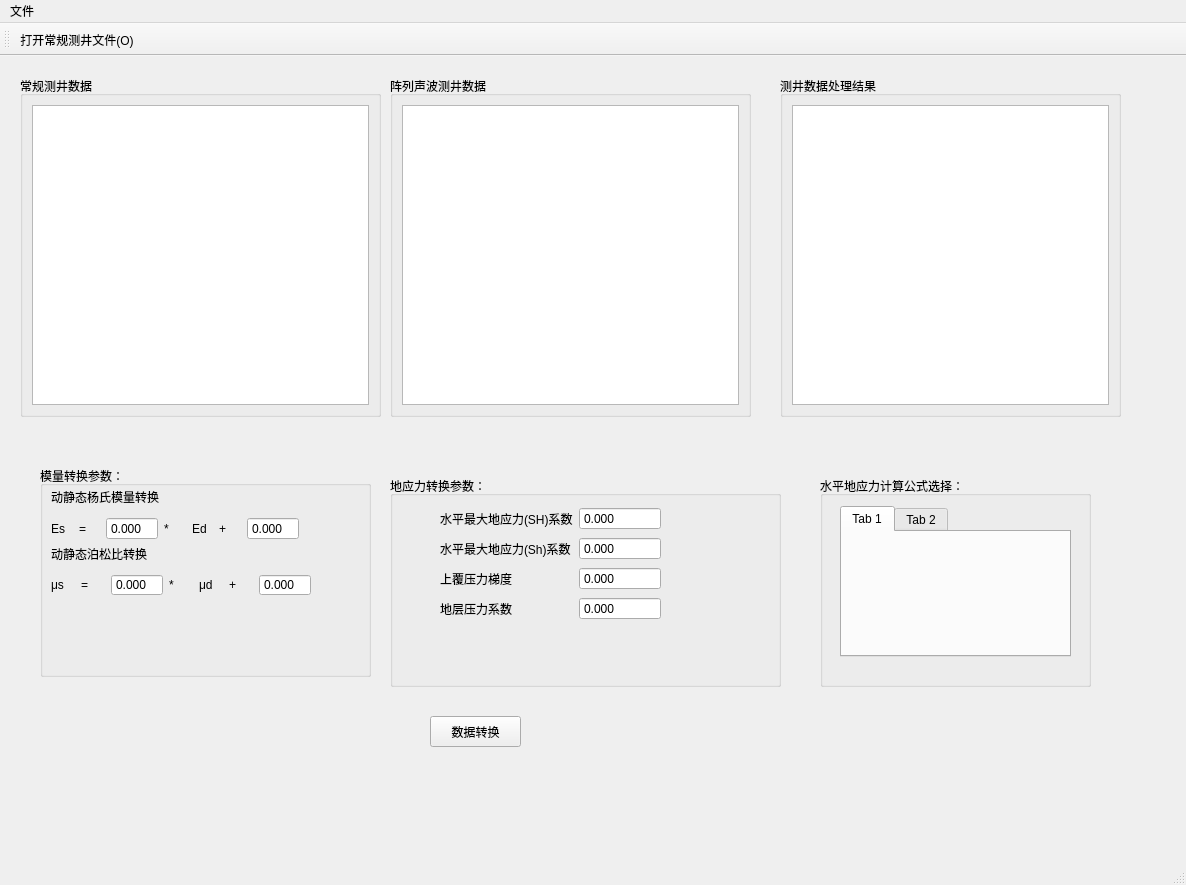
<?xml version="1.0" encoding="UTF-8"?>
<ui version="4.0">
 <class>dataconvert</class>
 <widget class="QMainWindow" name="dataconvert">
  <property name="geometry">
   <rect>
    <x>0</x>
    <y>0</y>
    <width>1186</width>
    <height>885</height>
   </rect>
  </property>
  <property name="windowTitle">
   <string>岩石力学强度计算</string>
  </property>
  <widget class="QWidget" name="centralwidget">
   <widget class="QGroupBox" name="groupBox">
    <property name="geometry">
     <rect>
      <x>40</x>
      <y>410</y>
      <width>331</width>
      <height>211</height>
     </rect>
    </property>
    <property name="title">
     <string>模量转换参数：</string>
    </property>
    <widget class="QWidget" name="horizontalLayoutWidget">
     <property name="geometry">
      <rect>
       <x>11</x>
       <y>51</y>
       <width>248</width>
       <height>23</height>
      </rect>
     </property>
     <layout class="QHBoxLayout" name="horizontalLayout">
      <item>
       <widget class="QLabel" name="label">
        <property name="text">
         <string>Es</string>
        </property>
       </widget>
      </item>
      <item>
       <widget class="QLabel" name="label_2">
        <property name="text">
         <string>=</string>
        </property>
       </widget>
      </item>
      <item>
       <widget class="QDoubleSpinBox" name="k_ymod">
        <property name="buttonSymbols">
         <enum>QAbstractSpinBox::NoButtons</enum>
        </property>
        <property name="decimals">
         <number>3</number>
        </property>
        <property name="minimum">
         <double>-99.000000000000000</double>
        </property>
       </widget>
      </item>
      <item>
       <widget class="QLabel" name="label_11">
        <property name="text">
         <string>*</string>
        </property>
       </widget>
      </item>
      <item>
       <widget class="QLabel" name="label_4">
        <property name="text">
         <string>Ed</string>
        </property>
       </widget>
      </item>
      <item>
       <widget class="QLabel" name="label_3">
        <property name="text">
         <string>+</string>
        </property>
       </widget>
      </item>
      <item>
       <widget class="QDoubleSpinBox" name="b_ymod">
        <property name="buttonSymbols">
         <enum>QAbstractSpinBox::NoButtons</enum>
        </property>
        <property name="decimals">
         <number>3</number>
        </property>
        <property name="minimum">
         <double>-99.000000000000000</double>
        </property>
       </widget>
      </item>
     </layout>
    </widget>
    <widget class="QWidget" name="horizontalLayoutWidget_2">
     <property name="geometry">
      <rect>
       <x>11</x>
       <y>108</y>
       <width>260</width>
       <height>22</height>
      </rect>
     </property>
     <layout class="QHBoxLayout" name="horizontalLayout_2">
      <item>
       <widget class="QLabel" name="label_5">
        <property name="text">
         <string>μs</string>
        </property>
       </widget>
      </item>
      <item>
       <widget class="QLabel" name="label_6">
        <property name="text">
         <string>=</string>
        </property>
       </widget>
      </item>
      <item>
       <widget class="QDoubleSpinBox" name="k_pois">
        <property name="buttonSymbols">
         <enum>QAbstractSpinBox::NoButtons</enum>
        </property>
        <property name="decimals">
         <number>3</number>
        </property>
        <property name="minimum">
         <double>-99.000000000000000</double>
        </property>
       </widget>
      </item>
      <item>
       <widget class="QLabel" name="label_12">
        <property name="text">
         <string>*</string>
        </property>
       </widget>
      </item>
      <item>
       <widget class="QLabel" name="label_7">
        <property name="text">
         <string>μd</string>
        </property>
       </widget>
      </item>
      <item>
       <widget class="QLabel" name="label_8">
        <property name="text">
         <string>+</string>
        </property>
       </widget>
      </item>
      <item>
       <widget class="QDoubleSpinBox" name="b_pois">
        <property name="buttonSymbols">
         <enum>QAbstractSpinBox::NoButtons</enum>
        </property>
        <property name="decimals">
         <number>3</number>
        </property>
        <property name="minimum">
         <double>-99.000000000000000</double>
        </property>
       </widget>
      </item>
     </layout>
    </widget>
    <widget class="QLabel" name="label_9">
     <property name="geometry">
      <rect>
       <x>11</x>
       <y>23</y>
       <width>108</width>
       <height>16</height>
      </rect>
     </property>
     <property name="text">
      <string>动静态杨氏模量转换</string>
     </property>
    </widget>
    <widget class="QLabel" name="label_10">
     <property name="geometry">
      <rect>
       <x>11</x>
       <y>80</y>
       <width>96</width>
       <height>16</height>
      </rect>
     </property>
     <property name="text">
      <string>动静态泊松比转换</string>
     </property>
    </widget>
   </widget>
   <widget class="QPushButton" name="pb_convert">
    <property name="geometry">
     <rect>
      <x>430</x>
      <y>660</y>
      <width>91</width>
      <height>31</height>
     </rect>
    </property>
    <property name="text">
     <string>数据转换</string>
    </property>
   </widget>
   <widget class="QGroupBox" name="groupBox_4">
    <property name="geometry">
     <rect>
      <x>390</x>
      <y>420</y>
      <width>391</width>
      <height>211</height>
     </rect>
    </property>
    <property name="title">
     <string>地应力转换参数：</string>
    </property>
    <widget class="QWidget" name="layoutWidget">
     <property name="geometry">
      <rect>
       <x>50</x>
       <y>30</y>
       <width>221</width>
       <height>118</height>
      </rect>
     </property>
     <layout class="QGridLayout" name="gridLayout">
      <item row="0" column="0">
       <widget class="QLabel" name="label_13">
        <property name="text">
         <string>水平最大地应力(SH)系数</string>
        </property>
       </widget>
      </item>
      <item row="2" column="1">
       <widget class="QDoubleSpinBox" name="doubleSpinBox_3">
        <property name="buttonSymbols">
         <enum>QAbstractSpinBox::NoButtons</enum>
        </property>
        <property name="decimals">
         <number>3</number>
        </property>
       </widget>
      </item>
      <item row="2" column="0">
       <widget class="QLabel" name="label_15">
        <property name="text">
         <string>上覆压力梯度</string>
        </property>
       </widget>
      </item>
      <item row="1" column="0">
       <widget class="QLabel" name="label_14">
        <property name="text">
         <string>水平最大地应力(Sh)系数</string>
        </property>
       </widget>
      </item>
      <item row="0" column="1">
       <widget class="QDoubleSpinBox" name="doubleSpinBox">
        <property name="buttonSymbols">
         <enum>QAbstractSpinBox::NoButtons</enum>
        </property>
        <property name="decimals">
         <number>3</number>
        </property>
       </widget>
      </item>
      <item row="3" column="1">
       <widget class="QDoubleSpinBox" name="doubleSpinBox_4">
        <property name="buttonSymbols">
         <enum>QAbstractSpinBox::NoButtons</enum>
        </property>
        <property name="decimals">
         <number>3</number>
        </property>
       </widget>
      </item>
      <item row="3" column="0">
       <widget class="QLabel" name="label_19">
        <property name="text">
         <string>地层压力系数</string>
        </property>
       </widget>
      </item>
      <item row="1" column="1">
       <widget class="QDoubleSpinBox" name="doubleSpinBox_2">
        <property name="buttonSymbols">
         <enum>QAbstractSpinBox::NoButtons</enum>
        </property>
        <property name="decimals">
         <number>3</number>
        </property>
       </widget>
      </item>
     </layout>
    </widget>
   </widget>
   <widget class="QGroupBox" name="groupBox_5">
    <property name="geometry">
     <rect>
      <x>390</x>
      <y>20</y>
      <width>361</width>
      <height>341</height>
     </rect>
    </property>
    <property name="title">
     <string>阵列声波测井数据</string>
    </property>
    <layout class="QVBoxLayout" name="verticalLayout_3">
     <item>
      <widget class="QTableView" name="origin_data_2"/>
     </item>
    </layout>
   </widget>
   <widget class="QGroupBox" name="gp_conventional_log">
    <property name="geometry">
     <rect>
      <x>20</x>
      <y>20</y>
      <width>361</width>
      <height>341</height>
     </rect>
    </property>
    <property name="title">
     <string>常规测井数据</string>
    </property>
    <layout class="QVBoxLayout" name="verticalLayout_2">
     <item>
      <widget class="QTableView" name="con_logdata"/>
     </item>
    </layout>
   </widget>
   <widget class="QGroupBox" name="gp_handled_data">
    <property name="geometry">
     <rect>
      <x>780</x>
      <y>20</y>
      <width>341</width>
      <height>341</height>
     </rect>
    </property>
    <property name="title">
     <string>测井数据处理结果</string>
    </property>
    <layout class="QVBoxLayout" name="verticalLayout">
     <item>
      <widget class="QTableView" name="handled_data"/>
     </item>
    </layout>
   </widget>
   <widget class="QGroupBox" name="groupBox_2">
    <property name="geometry">
     <rect>
      <x>820</x>
      <y>420</y>
      <width>271</width>
      <height>211</height>
     </rect>
    </property>
    <property name="title">
     <string>水平地应力计算公式选择：</string>
    </property>
    <widget class="QTabWidget" name="tabWidget">
     <property name="geometry">
      <rect>
       <x>20</x>
       <y>30</y>
       <width>231</width>
       <height>151</height>
      </rect>
     </property>
     <property name="currentIndex">
      <number>0</number>
     </property>
     <widget class="QWidget" name="tab">
      <attribute name="title">
       <string>Tab 1</string>
      </attribute>
     </widget>
     <widget class="QWidget" name="tab_2">
      <attribute name="title">
       <string>Tab 2</string>
      </attribute>
     </widget>
    </widget>
   </widget>
  </widget>
  <widget class="QStatusBar" name="statusbar"/>
  <widget class="QToolBar" name="toolBar">
   <property name="windowTitle">
    <string>toolBar</string>
   </property>
   <attribute name="toolBarArea">
    <enum>TopToolBarArea</enum>
   </attribute>
   <attribute name="toolBarBreak">
    <bool>false</bool>
   </attribute>
   <addaction name="act_open_con"/>
  </widget>
  <widget class="QMenuBar" name="menuBar">
   <property name="geometry">
    <rect>
     <x>0</x>
     <y>0</y>
     <width>1186</width>
     <height>23</height>
    </rect>
   </property>
   <widget class="QMenu" name="menu">
    <property name="title">
     <string>文件</string>
    </property>
    <addaction name="act_open_con"/>
   </widget>
   <addaction name="menu"/>
  </widget>
  <action name="act_open_con">
   <property name="icon">
    <iconset resource="res_convert.qrc">
     <normaloff>:/toolbar/image/open.bmp</normaloff>:/toolbar/image/open.bmp</iconset>
   </property>
   <property name="text">
    <string>打开常规测井文件(&amp;O)</string>
   </property>
   <property name="shortcut">
    <string>Ctrl+O</string>
   </property>
  </action>
 </widget>
 <resources>
  <include location="res_convert.qrc"/>
 </resources>
 <connections/>
</ui>
